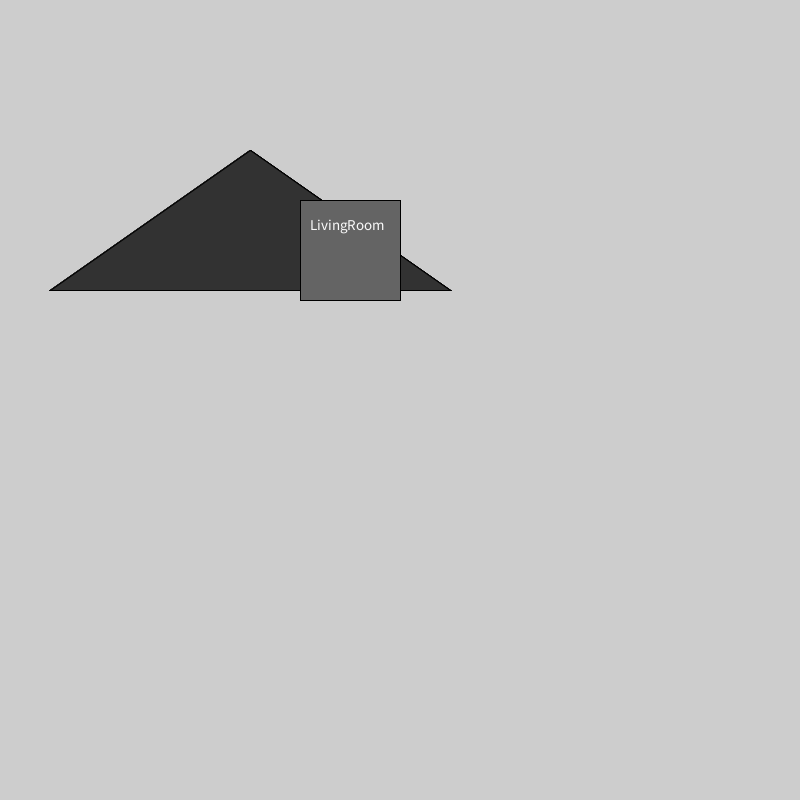
Frame 1 (no input)
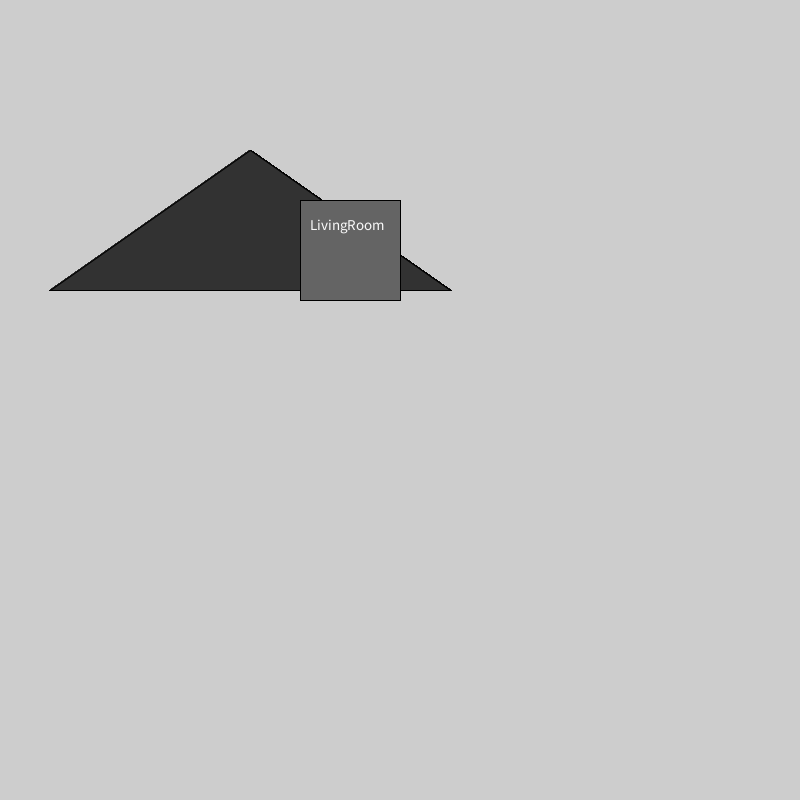
Frame 60 (the mouse pressed at the canvas centre just before this capture)
Frame 120 (the mouse held since frame 60 and released just before this capture): identical to frame 60, image omitted

The Processing sketch that drew these frames (run headless with seeded random() and noise(); from frame 60 on, the mouse is pressed at the canvas centre):

// Processing sketch: Uge3_hus_opgave
// ── Uge3_hus_opgave.pde
/*
          1 opgave
1. Undersøg programmet house. Hvor deklarere jeg en variable af datatype Room, og hvad hedder min variabel?
den bliver deklareret på linje 2

2. Hvor mange funktioner er der i programmet house?
Der er 3 funktioner
 - void setup
 - void draw
 - void mouseclicked

3. Når jeg oprettet objektet, altså initierer variablen med en værdi, hvor mange parameter skal der så bruges
Den skal bruge 4

4. undersøg klassen Room, attributter
       a) Hvor mange er der og hvad bruges de til
      - boolean
      - String
      - Float
      - bruges til at angive om lyset er tændt, vanvet og position
       
       b) Hvor mange er konstanter og hvor mange er variabler?
      - højden
      - breden
      - navnet
      
       c) hvad er sammenhængen mellem antallet af parameter og klassens tilstand?
       Det er hvor mange parametere man har i konstruktøren. der skal være 4 for at man kan lave det. 
       
       
5. find i programmet house den eller de linjer kode som tegner taget på huset. 
   dette ansvar bør ligge i klassen. opret en funktiondrawRoof() i klassen Room og flyt de linjer 
   kode over klassen
   
6. 
**/

// ── Room.pde
class Room {
  //klssens tilstand

  boolean light; //er lyset tændt eller slukket
  String name; // rummets navn - er en konstant
  float xPos, yPos; // x og y pos for rummets øverste venstre hjørne
  int height = 100; // konstant højden på rummet
  int width = 100; // konstant bredden på rummet

  //konstruktør
  Room(String n, boolean onOff, float x, float y) {
    name = n;
    light = onOff;
    xPos = x;
    yPos = y;
  }

  // settters
  void setLight(boolean l) {
    light = l;
  }

  void setName(String n) {
    name = n;
  }

  // getters
  boolean isLightOn() {
    return light;
  }

  String getRoomName() {
    return name;
  }

  void drawRoom() {
    if (light)
      fill(205);
    else
      fill(100);
    //the upper-left corner, the third sets the width, and the fourth sets the height.
    rect(xPos, yPos, width, height);
    textSize(15);
    fill(250);
    text(name, xPos+10, yPos+30);
  }

  boolean isRoomClicked(float x, float y) {
    if ((x > xPos) && (x < xPos+width) && (y>yPos) && (y < yPos+height))
      return true;
    else
      return false;
  }
  void drawRoof() {      // opgave 5
      // tegn taget
      fill(50);
      triangle(50, 290, 250, 150, 450, 290);
    }
}

// ── house.pde
//lav et rum //<>// //<>//
Room[] house = new Room [6];

void setup() { // dette er en funktion
  size(800, 800);
  background(205);

  house[0] = new Room("Kitchen", false, 100, 300);
  house[0] = new Room("LivingRoom", false, 300, 200);
}

void draw() { // dette er en funktion
  for (int i=0; i<house.length; i++) {
    
    // tegn taget
    house[0].drawRoof(); // opgave 5
    // tegn rum
    house[0].drawRoom();
  }
}



void mouseClicked() { //dette er en funktion
  // lav baggrund
  background(205);
  fill(105);
  rect(80, 680, 300, 30);
  fill(250);

  for (int i =0; i<house.length; i++) {
    // find ud af om vi tænder eller slukker lyset
    if (house[i].isRoomClicked(mouseX, mouseY))
      if (house[i].light) {
        house[i].setLight(false);
        text("Turning off the light in "+house[i].getRoomName(), 100, 700);
      } else {
        house[i].setLight(true);
        text("Turning on the light in "+house[i].getRoomName(), 100, 700);
      }
  }
}
